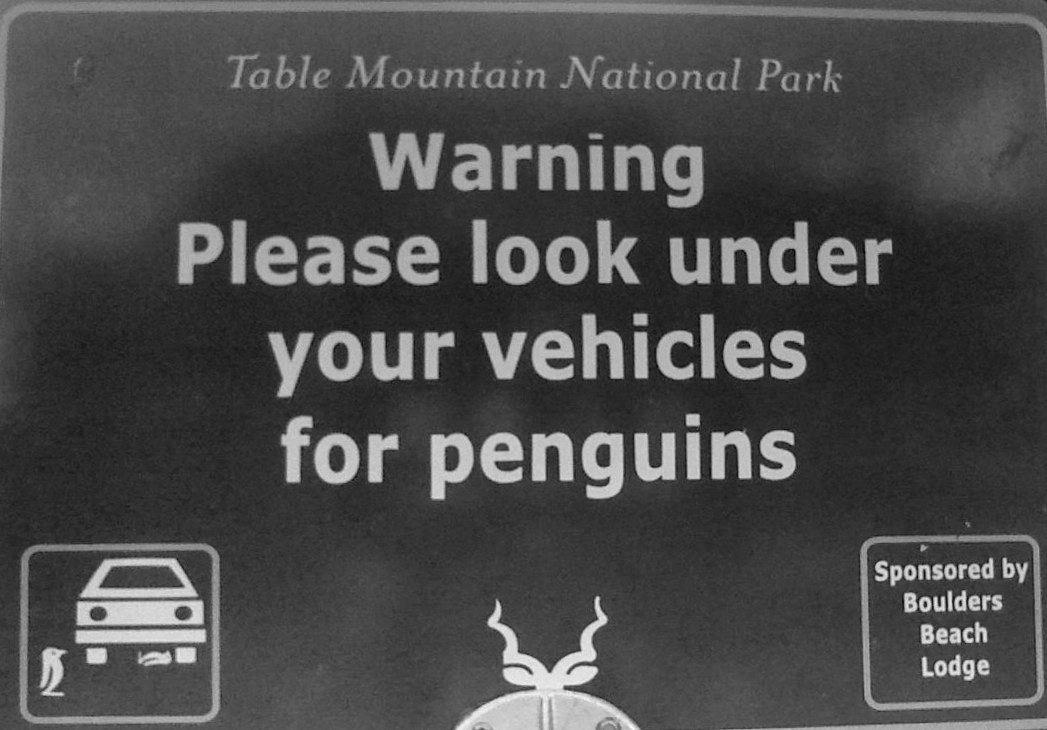
#> input picture ed2/penguins.png, 1047 x 730 px
$ python main.py
#> lines starting #> are read from the running program, lines starting #| are printed output that depends on the picture; after the words box and inside, x2 and y2 are one past the last pixel; in counts of white or black regions, pixels touching at a corner belong together
import cv2
import numpy as np

import matplotlib.pyplot as plt

#lendo img
img = cv2.imread('penguins.png', cv2.IMREAD_GRAYSCALE)
#> img is the input picture: shape (730, 1047); min 0, max 253, mean 73.4

# checa path
if img is None:
  raise FileNotFoundError("Confira se a imagem penguins.png está na root, com esse nome.")

# histograma
hist = cv2.calcHist([img], [0], None, [256], [0, 256])
#> hist = 256 values, max 17581 at index 43, min 0 at index 2, mean 2985.6
#[[1.0000e+00]... array de arrays
# nivel de cinza mais frequente
most_freq_gray = np.argmax(hist)
#> most_freq_gray = 43

# plotando
plt.figure(figsize=(10, 4))
plt.title('Histograma da Imagem')
plt.xlabel('Nível de Cinza')
plt.ylabel('Frequência')
plt.plot(hist, color='black')
plt.axvline(most_freq_gray, color='red', linestyle='--', label=f'Mais frequente: {most_freq_gray}')
plt.legend()
plt.show()
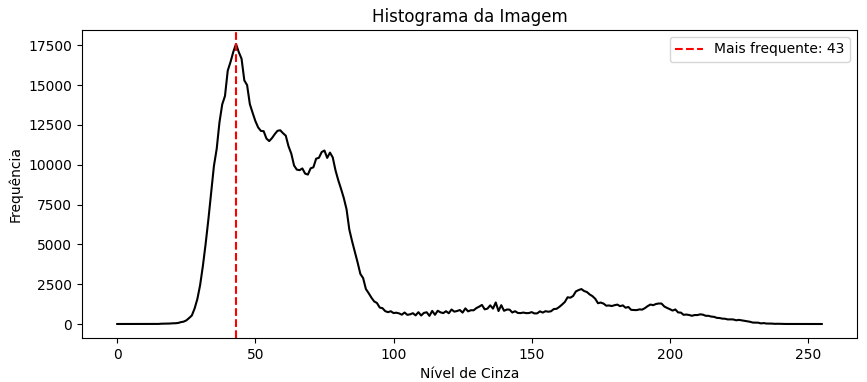
#> figure drawn by matplotlib, 1 panel; curve peaks at x = 43, y = 17581

# escolha (arbitraria) de um threshold
threshold_value = 120

# valor da imagem binaria logica
_, binary_img = cv2.threshold(img, threshold_value, 255, cv2.THRESH_BINARY)
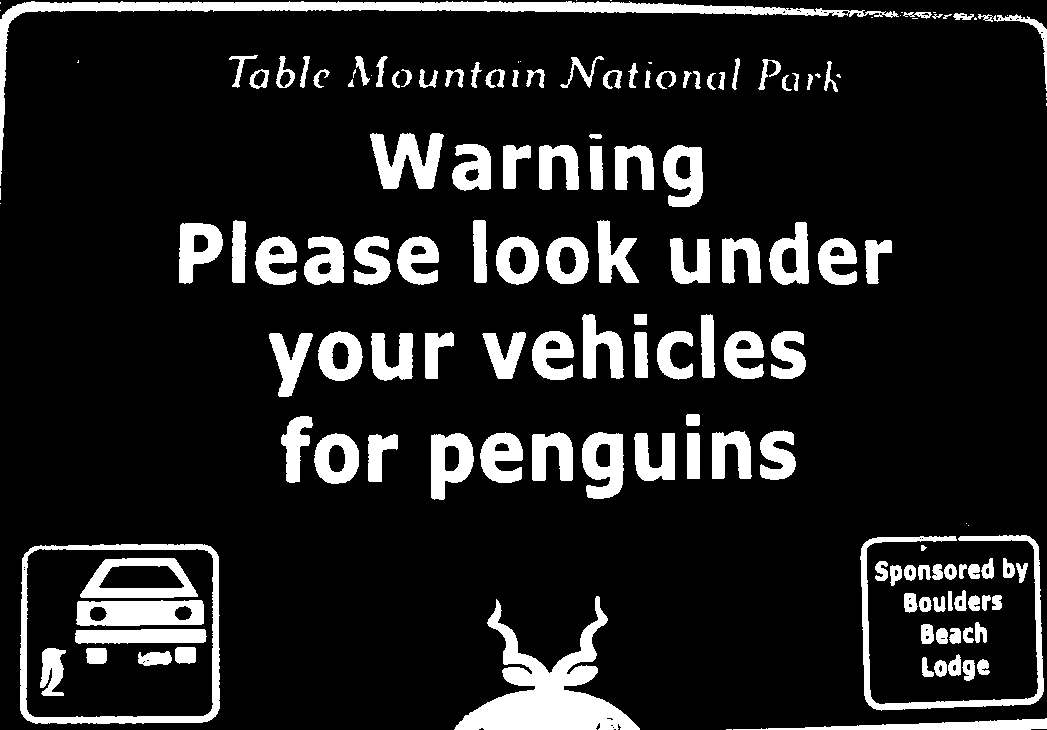
#> binary_img: shape (730, 1047); 13.3% white; 154 white regions (27 under 20 px), largest, box (x1, y1, x2, y2) and area: (454, 596, 640, 730) 9096, (0, 1, 899, 186) 8364, (20, 544, 220, 724) 4430

# plotando img binaria logica
plt.figure(figsize=(6, 6))
plt.title('Imagem Binária')
plt.imshow(binary_img, cmap='gray')
plt.axis('off')
plt.show()

# print no console
print(f"Nível de cinza mais frequente: {most_freq_gray}")
#| Nível de cinza mais frequente: 43
print(f"Limite de threshold utilizado: {threshold_value}")
